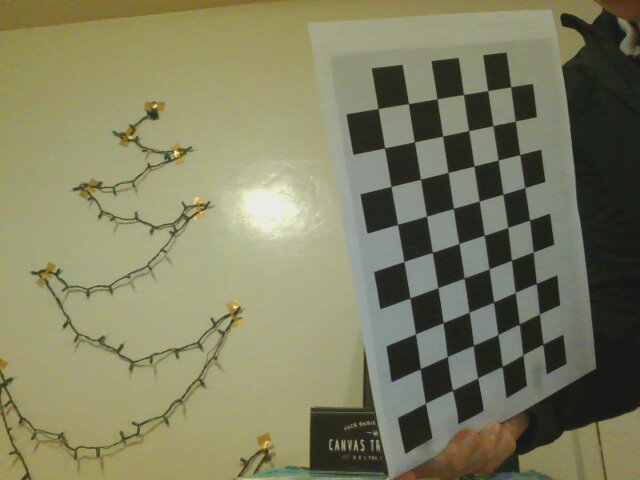
#> input picture ros-spine-control/src/opencv_work/scripts/2019-01-21-210210.jpg, 640 x 480 px
$ python fisheye.py 2019-01-21-210210.jpg   (Python 2 division)
#> lines starting #> are read from the running program, lines starting #| are printed output that depends on the picture; long printed decimals are rounded
#!/usr/bin/python2.7

# fisheye.py
# Program to determine the required K and D matrices for cv2.fisheye function,
# using a collection of previously supplied checkerboard images captured from fisheye_img_cap.py,
# and then undistort the web cam video using those matrices
# Source: https://medium.com/@kennethjiang/calibrate-fisheye-lens-using-opencv-333b05afa0b0

# NOTE: Calibration images must be in the same folder as the fisheye.py program

import cv2
import numpy as np
import os
import glob
import rospy
import sys
import random
import imutils


# checkerboard image dimensions per above reference
CHECKERBOARD = (6, 9)
DIM = (640, 480)
# video source: 0=laptop webcam,1=external usb camera
VID = 1
PIX_W = 1500


def calibrate():

    print('[START OF CALIBRATION]')

    subpix_criteria = (cv2.TERM_CRITERIA_EPS + cv2.TERM_CRITERIA_MAX_ITER, 30, 0.1)

    # prepare object points, like (0,0,0), (1,0,0), (2,0,0) ....,(6,5,0)
    objp = np.zeros((1, CHECKERBOARD[0] * CHECKERBOARD[1], 3), np.float32)
    objp[0, :, :2] = np.mgrid[0:CHECKERBOARD[0], 0:CHECKERBOARD[1]].T.reshape(-1, 2)
    _img_shape = None
    objpoints = []  # 3d point in real world space
    imgpoints = []  # 2d points in image plane.

    # images = glob.glob('*.jpg')
    images = glob.glob(os.path.dirname(os.path.abspath(__file__)) + '/*.jpg')

    for fname in images:
        # print fname
        img = cv2.imread(fname)
#> img is the input picture: shape (480, 640, 3); mean B, G, R 97.3, 126.8, 127.1
        # print type(fname)
        if _img_shape == None:
            _img_shape = img.shape[:2]
        else:
            assert _img_shape == img.shape[:2], "All images must share the same size."
        gray = cv2.cvtColor(img, cv2.COLOR_BGR2GRAY)
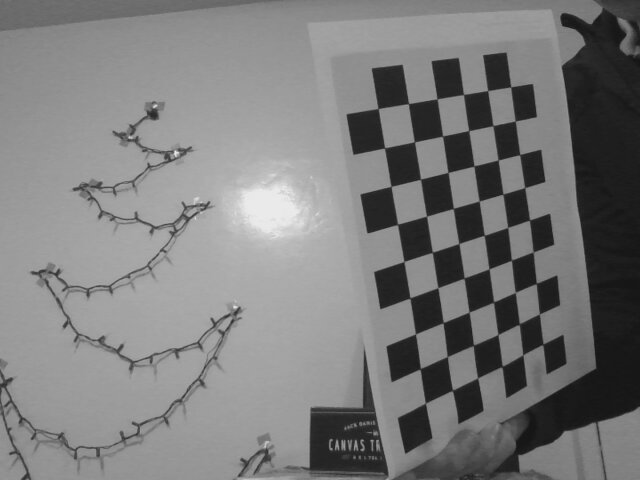
#> gray: shape (480, 640); min 18, max 238, mean 123.5
        # Find the chess board corners
        ret, corners = cv2.findChessboardCorners(gray, CHECKERBOARD,
                                                 cv2.CALIB_CB_ADAPTIVE_THRESH +
                                                 cv2.CALIB_CB_FAST_CHECK +
                                                 cv2.CALIB_CB_NORMALIZE_IMAGE)
#> ret = True; corners = 54 rows, first 8: [542.8, 343.9], [522.6, 354.8], [501.9, 366], [477.2, 377.7], [452.2, 390.5], [424.8, 402.7], [539, 314.3], [518.9, 324.7]

        # If found, add object points, image points (after refining them)
        if ret == True:
            objpoints.append(objp)
            cv2.cornerSubPix(gray, corners, (3, 3), (-1, -1), subpix_criteria)
            imgpoints.append(corners)
#> pass 2 of the loop in calibrate, `for fname in images:`:
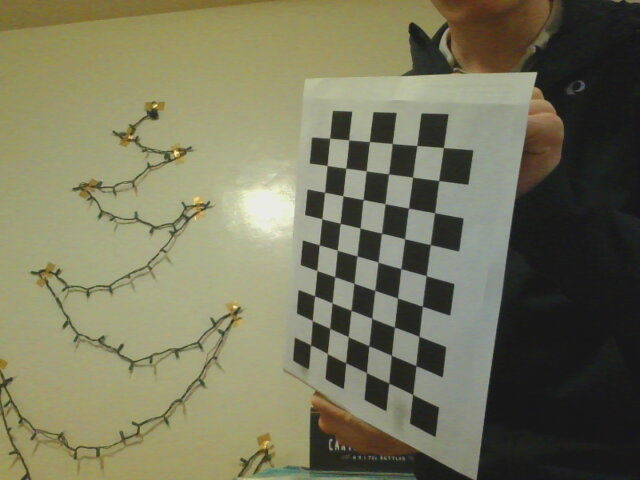
#> input picture ros-spine-control/src/opencv_work/scripts/2019-01-21-210237.jpg, 640 x 480 px
#> in calibrate, img is the input picture: shape (480, 640, 3); mean B, G, R 91.5, 117.6, 118.8
#> in calibrate, `gray = cv2.cvtColor(img, cv2.COLOR_BGR2GRAY)`:
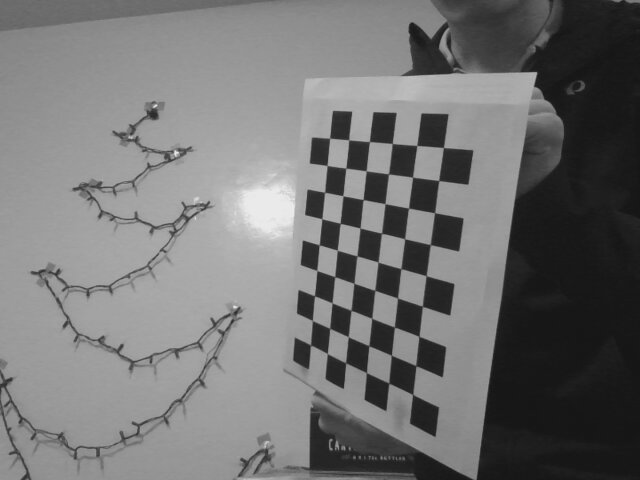
#> gray: shape (480, 640); min 17, max 239, mean 115
#> corners = 54 rows, first 8: [412.5, 394.4], [388.9, 383.4], [366.4, 372.7], [345.5, 362.8], [327.3, 353.5], [310.6, 345.3], [415.9, 365.8], [391.3, 355.1]

    N_OK = len(objpoints)
    K = np.zeros((3, 3))
    D = np.zeros((5, 1))
    rvecs = [np.zeros((1, 1, 3), dtype=np.float64) for i in range(N_OK)]
    tvecs = [np.zeros((1, 1, 3), dtype=np.float64) for i in range(N_OK)]
    ret, K, D, rvecs, tvecs = cv2.calibrateCamera(objpoints, imgpoints, gray.shape[::-1], None, None)
#> ret = 0.437; K = [[678.8, 0, 234.4], [0, 636.4, 235.7], [0, 0, 1]]; D = [[0.123, -0.536, -0.00604, 0.00223, -0.643]]; rvecs = ([-0.773, -0.122, 2.82], [-1.45, 0.188, -2.62]); tvecs = ([9.09, 3.44, 19.84], [5.4, 5.2, 20.83])

    print("Found " + str(N_OK) + " valid images for calibration")
    print("DIM=" + str(_img_shape[::-1]))
#| DIM=(640, 480)
    print("K = np.array(" + str(K.tolist()) + ")")
#| K = np.array([[678.822, 0.0, 234.433], [0.0, 636.392, 235.661], [0.0, 0.0, 1.0]])
    print("D = np.array(" + str(D.tolist()) + ")")
#| D = np.array([[0.1233, -0.536, -0.006039, 0.00223, -0.6426]])
    print('[CALIBRATION COMPLETE]')

    mean_error = 0
    for i in xrange(len(objpoints)):
        imgpoints2, _ = cv2.projectPoints(objpoints[i], rvecs[i], tvecs[i], K, D)
        error = cv2.norm(imgpoints[i], imgpoints2, cv2.NORM_L2) / len(imgpoints2)
        mean_error += error
#> this loop made 2 passes
#> (error, mean_error) on passes 1 to 2: (0.0606, 0.0606), (0.0582, 0.119)
#> after the loop, mean_error = 0.119
    print("total error: {}".format(mean_error / len(objpoints)))
#| total error: 0.05941

    return{'D': D, 'K': K}


def undistort(K, D):

    vs = cv2.VideoCapture(VID)

    while not rospy.is_shutdown():

        # read current web cam frame
        img = vs.read()[1]
        h, w = img.shape[:2]

        newcameramtx, roi = cv2.getOptimalNewCameraMatrix(K, D, (w, h), 1, (w, h))

        # undistort
        dst = cv2.undistort(img, K, D, None, newcameramtx)

        # show before and after images
        img = imutils.resize(img, width=PIX_W)
        dst = imutils.resize(dst, width=PIX_W)
        cv2.imshow('distorted', img)
        cv2.imshow('undistorted', dst)

        # reset keyboard interrupt
        key = cv2.waitKey(1) & 0xFF

        # if the "q" key is pressed, quit the program
        if key == ord("q"):

            # close all windows and end program
            vs.release()
            cv2.destroyAllWindows()
            print('[PROGRAM END]')
            sys.exit()


def test(K, D):
    # test function to re-distort and then un-distort the re-distorted image

    vs = cv2.VideoCapture(VID)

    # generate new distortion matrix
    D_dist = np.zeros((5, 1))
    for i in range(len(D)):
        D_dist[i] = random.random()

    while not rospy.is_shutdown():

        # read current web cam frame
        img = vs.read()[1]
        h, w = img.shape[:2]

        newcameramtx_dist, roi = cv2.getOptimalNewCameraMatrix(K, D_dist, (w, h), 1, (w, h))

        # distort input image with random D matrix
        dst = cv2.undistort(img, K, D_dist, None, newcameramtx_dist)

        # caluclate new K and D matrices for distorted image
        subpix_criteria = (cv2.TERM_CRITERIA_EPS + cv2.TERM_CRITERIA_MAX_ITER, 30, 0.1)

        # prepare object points, like (0,0,0), (1,0,0), (2,0,0) ....,(6,5,0)
        objp_dst = np.zeros((1, CHECKERBOARD[0] * CHECKERBOARD[1], 3), np.float32)
        objp_dst[0, :, :2] = np.mgrid[0:CHECKERBOARD[0], 0:CHECKERBOARD[1]].T.reshape(-1, 2)
        _img_shape = None
        objpoints_dst = []  # 3d point in real world space
        imgpoints_dst = []  # 2d points in image plane.

        gray_dst = cv2.cvtColor(dst, cv2.COLOR_BGR2GRAY)
        # Find the chess board corners
        ret_dst, corners_dst = cv2.findChessboardCorners(gray_dst, CHECKERBOARD,
                                                         cv2.CALIB_CB_ADAPTIVE_THRESH +
                                                         cv2.CALIB_CB_FAST_CHECK +
                                                         cv2.CALIB_CB_NORMALIZE_IMAGE)

        # If found, add object points, image points (after refining them)
        if ret_dst == True:
            objpoints_dst.append(objp_dst)
            cv2.cornerSubPix(gray_dst, corners_dst, (3, 3), (-1, -1), subpix_criteria)
            imgpoints_dst.append(corners_dst)

        K_dst = np.zeros((3, 3))
        D_dst = np.zeros((5, 1))
        print len(objpoints_dst)
        ret, K_dst, D_dst, rvecs, tvecs = cv2.calibrateCamera(objpoints_dst, imgpoints_dst, gray_dst.shape[::-1], None, None)

        # undistort input image using previously calculated K and D matrices
        newcameramtx, roi = cv2.getOptimalNewCameraMatrix(K, D, (w, h), 1, (w, h))
        img_fixed = cv2.undistort(img, K, D, None, newcameramtx)

        # undistort dst image using new calculated K_dst and D_dst matrices
        newcameramtx_dst, roi = cv2.getOptimalNewCameraMatrix(K_dst, D_dst, (w, h), 1, (w, h))
        dst_fixed = cv2.undistort(dst, K_dst, D_dst, None, newcameramtx_dst)

        # show before and after images
        cv2.imshow('original', img)
        cv2.imshow('original K and D', img_fixed)
        cv2.imshow('manually distorted dst image', dst)
        cv2.imshow('fixed dst image', dst_fixed)

        # reset keyboard interrupt
        key = cv2.waitKey(1) & 0xFF

        # if the "q" key is pressed, quit the program
        if key == ord("q"):

            # close all windows and end program
            vs.release()
            cv2.destroyAllWindows()
            print('[PROGRAM END]')
            sys.exit()


if __name__ == '__main__':
    try:
        calibration_data = calibrate()
#> calibration_data = {'D': [[0.123, -0.536, -0.00604, 0.00223, -0.643]], 'K': [[678.8, 0, 234.4], [0, 636.4, 235.7], [0, 0, 1]]}
        [K, D] = [calibration_data['K'], calibration_data['D']]
#> K = [[678.8, 0, 234.4], [0, 636.4, 235.7], [0, 0, 1]]; D = [[0.123, -0.536, -0.00604, 0.00223, -0.643]]
        if len(sys.argv) < 2:
            undistort(K, D)
        else:
#> (the run stopped early here; a loop or call above may not have finished)
